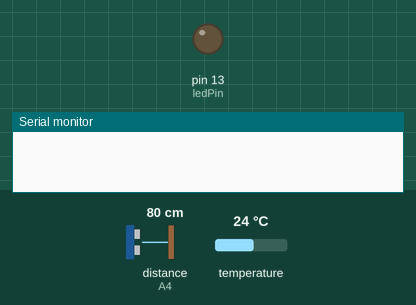
This sketch was run on a simulated Arduino Uno, built with avr-gcc and run on an emulated ATmega328P. On the bench: output pins drawn as LEDs (lit = HIGH), the last lines printed to the serial monitor. The test bench sets the inputs (shaded band); at power-on: distance to the obstacle (sensor on A4) 80 cm, temperature 24 °C.

Above: at 0.5 s.
At 35.1 s:
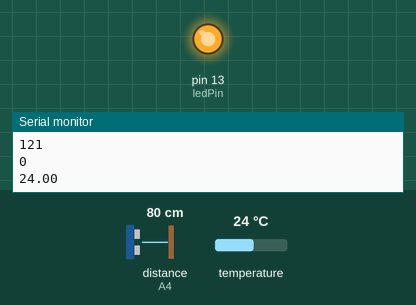
Timing chart, 0 to 37.3 s (numbered marks = the images above):
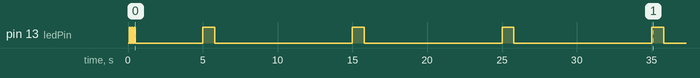

The sketch:

xbee_sharp_emitator.ino
```cpp
#include <SoftwareSerial.h>
//---
#include <DallasTemperature.h>
#include <OneWire.h>
//---
#include <SharpIR.h>

#define ONE_WIRE_BUS 2

SharpIR sharp(A4,25,93,20150);

OneWire oneWire(ONE_WIRE_BUS);
DallasTemperature sensors(&oneWire);

SoftwareSerial xbeeSerial (4, 5);

double temperature; int state=0;

int id=121;

long interval1 = 2000;

const int ledPin =  13; int ledState = LOW; long previousMillis = 0; long interval = 80; long interval2 = 5000;


void setup ()
{Serial.begin(9600);
 xbeeSerial.begin(9600);
 sensors.begin();
 pinMode(ledPin, OUTPUT);}

void getTemperature()
{ sensors.requestTemperatures();
  temperature=sensors.getTempCByIndex(0);}

void getState()
{ if (sharp.distance()<40) { state=1;}
   else { state=0;}}


void bl()
{ unsigned long currentMillis = millis();
  if(currentMillis - previousMillis > interval)
    {previousMillis = currentMillis;
     if (ledState == LOW)
     ledState = HIGH;
     else
     ledState = LOW;
     digitalWrite(ledPin, ledState);}
}

void bl1()
{unsigned long osc = millis();
  if(osc % interval2 < interval2/10)
  bl();
  else
  digitalWrite(ledPin, LOW);
  if(osc % interval2 ==0)
      { getTemperature(); getState();
        Serial.println(id);Serial.println(state);Serial.println(temperature);
        sendDataToXbee();}
}

void loop ()
  {bl1();}

void sendDataToXbee()
{   xbeeSerial.print(id);xbeeSerial.print('A'); xbeeSerial.print(state);xbeeSerial.print('B');
    xbeeSerial.print(temperature);xbeeSerial.print('C');
}
```
